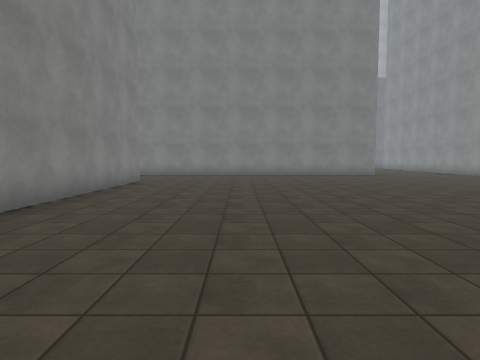
view 1 (above)

24 first-person views from a walk through a 3-D level made in the Unity game engine. The camera is 1.4 m above the floor, tilts 4° down and sees 75° across. The floor is counted in squares, 1.8 m on a side. Each view is taken from the middle of a square. On the plan, view 1 faces up. The plan holds only what a view shows up to about 11 squares ahead; the rest is blank. The place goes on beyond the plan. The player character is not drawn. Surface patterns are stand-ins for the level's own textures.

view 2
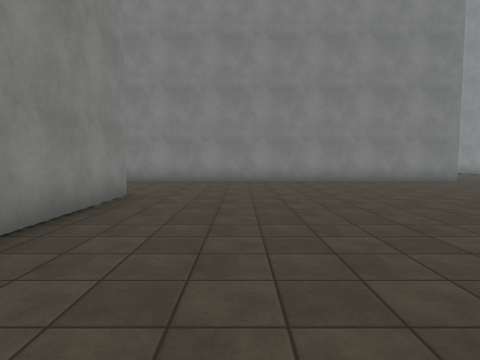

view 3
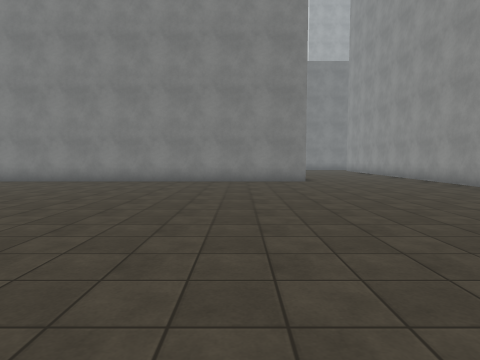

view 4
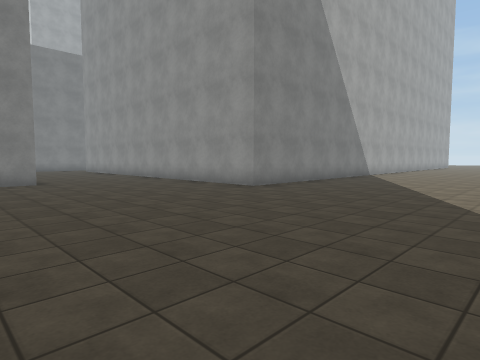

view 5
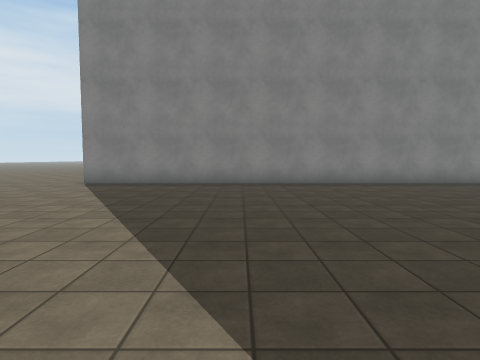

view 6
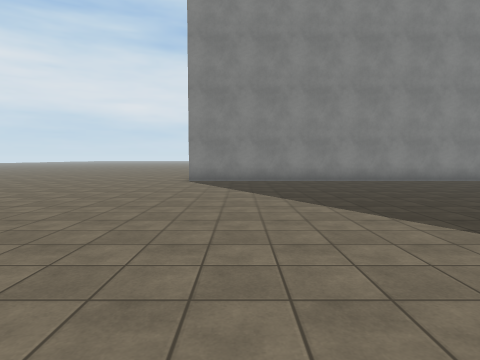

view 7
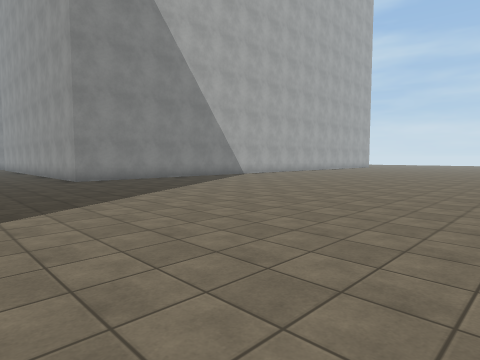

view 8
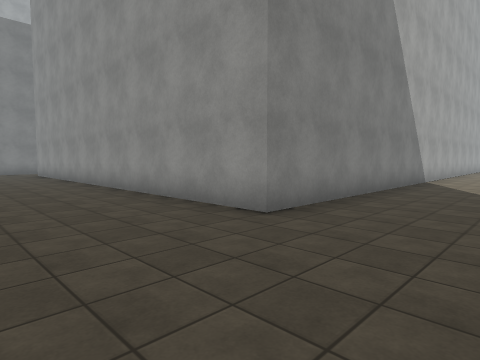

view 9
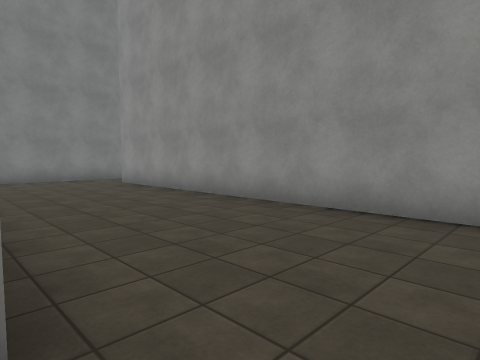

view 10
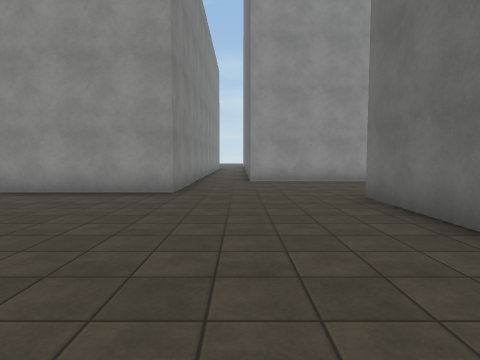

view 11
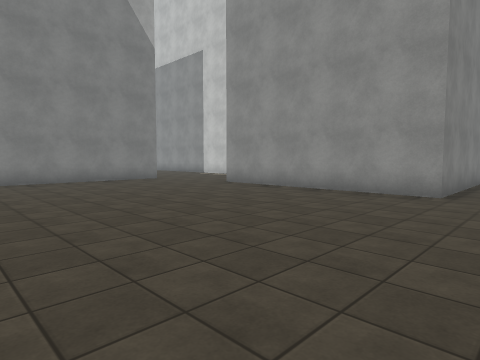

view 12
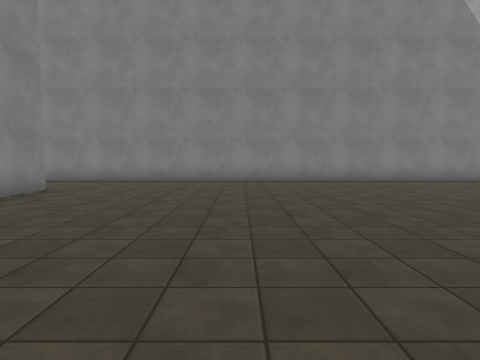

view 13
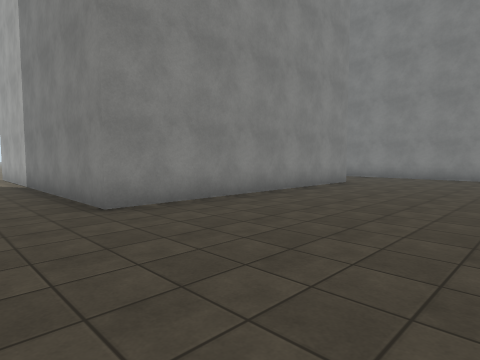

view 14
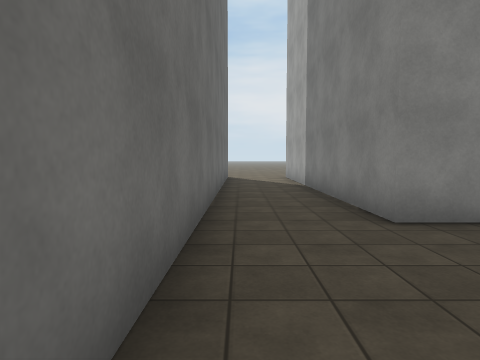

view 15
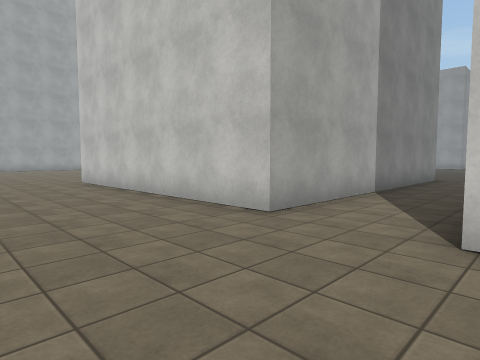

view 16
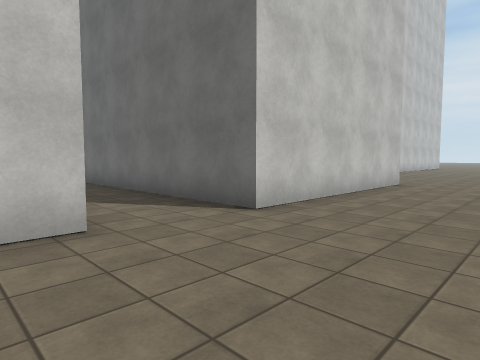

view 17
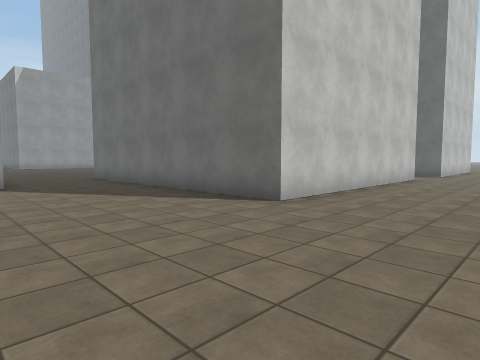

view 18
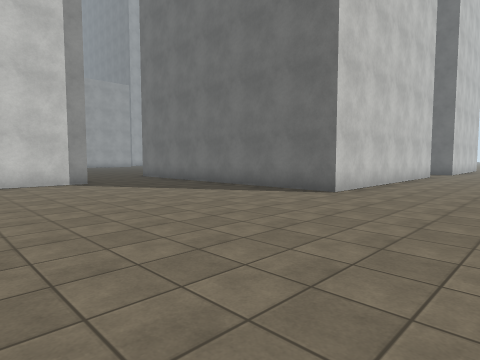

view 19
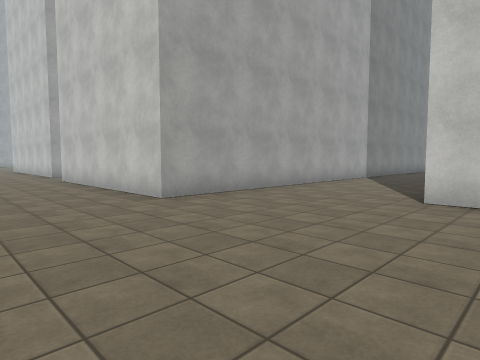

view 20
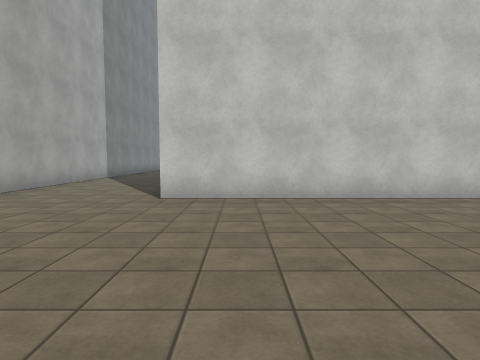

view 21
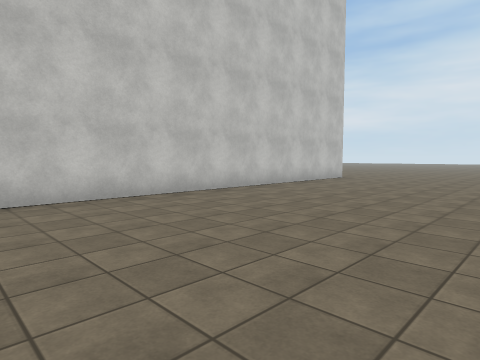

view 22
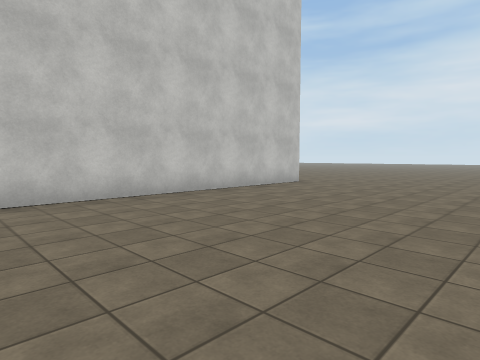

view 23
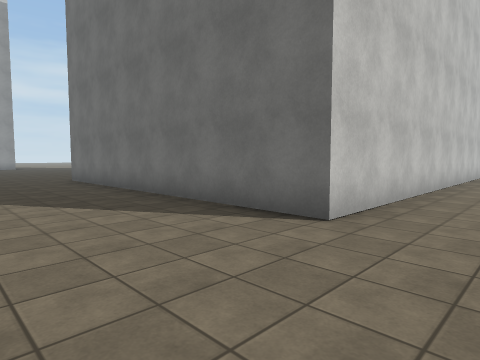

view 24
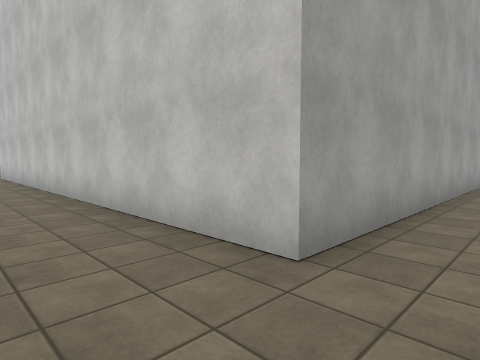

### Floor plan
Points are (right, up) in squares from view 1. A wall is a line through its corners. A room is listed if a view was taken in it or the views show most of it. See-through windows are left out.
Room 1 (views 1, 2, 3, 4, 5, 6, 7, 8, 9, 19, 20, 21, 22, 23, 24)
walls: (-5.1, -2.7) (-13.1, -2.7) (-13.1, 10.5) (-3.4, 10.5) (-3.4, -2.8); (6.2, 14.3) (-4.8, 14.3); (-8, 14.3) (-15.9, 14.3); (16.5, 9.8) (10.4, 9.8) (10.4, 22.6); (11.1, 24.5) (6.9, 24.5)
ways out: opening at (-18, 14) to room 2; opening at (6, 22.5) to room 2
Room 2 (views 10, 11, 12, 13, 14, 15, 16, 17, 18)
walls: (-6.7, 30.6) (-6.7, 22.8) (-15.6, 22.8) (-15.6, 30.5) (-7.9, 30.5); (-9.3, 33.6) (-9.3, 35.8); (3.1, 20.5) (6.2, 20.5); (6.9, 24.5) (6.9, 30.5); (6.2, 33.7) (-8.8, 33.7); (-15.9, 14.3) (-15.9, 20.5) (-3.5, 20.5)
ways out: opening at (-18, 14) to room 1; opening at (6, 22.5) to room 1

Where each view was taken, in squares from view 1:
view 1: 0 up, 0 right, facing up
view 2: 4 up, 1 left, facing up
view 3: 4 up, 4 right, facing up
view 4: 4 up, 4 right, facing up-right
view 5: 2 up, 6 right, facing left
view 6: 1 down, 7 right, facing left
view 7: 1 down, 7 right, facing up-right
view 8: 7 up, 7 right, facing up-right
view 9: 13 up, 6 right, facing up-right
view 10: 23 up, 0 right, facing right
view 11: 23 up, 0 right, facing up-right
view 12: 23 up, 2 left, facing up
view 13: 21 up, 2 left, facing up-left
view 14: 21 up, 3 left, facing left
view 15: 20 up, 19 left, facing up-right
view 16: 24 up, 19 left, facing down-right
view 17: 35 up, 19 left, facing down-right
view 18: 37 up, 19 left, facing down-right
view 19: 9 up, 19 left, facing up-right
view 20: 9 up, 19 left, facing right
view 21: 9 up, 19 left, facing down-right
view 22: 6 up, 19 left, facing down-right
view 23: 14 up, 15 left, facing down-right
view 24: 4 down, 15 left, facing up-right
